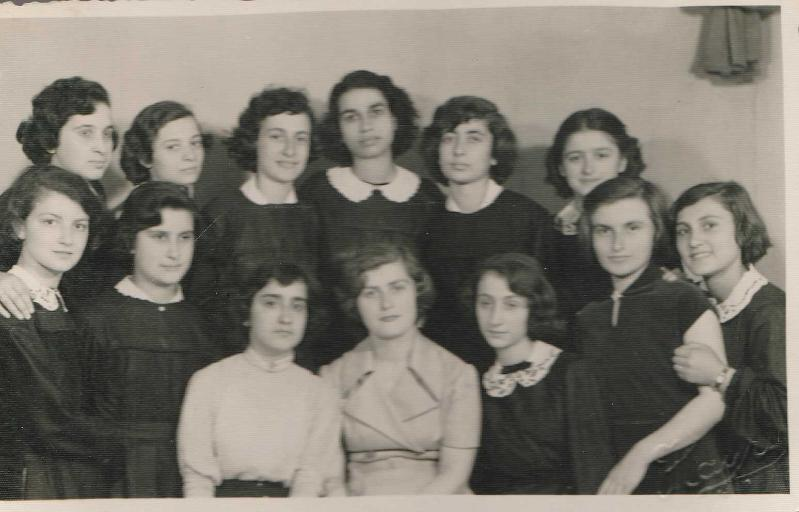
#> input picture faces.jpg, 799 x 512 px, found by its file name
$ python FaceDetection.py
#> lines starting #> are read from the running program, lines starting #| are printed output that depends on the picture; after the words box and inside, x2 and y2 are one past the last pixel; in counts of white or black regions, pixels touching at a corner belong together
#Face Detection
import cv2

faceCascade = cv2.CascadeClassifier("haarcascade_frontalface_default.xml")
img = cv2.imread('Resources/faces.jpg') # you can also try 00000004.jpg and lena.jpg
#> img is the input picture: shape (512, 799, 3); mean B, G, R 109.8, 118.8, 123.6
imgGray = cv2.cvtColor(img,cv2.COLOR_BGR2GRAY)

faces = faceCascade.detectMultiScale(imgGray,1.1,4)
#> faces = 13 rows, first 6: [256, 113, 64, 64], [139, 212, 66, 66], [467, 281, 63, 63], [558, 132, 61, 61], [29, 197, 70, 70], [330, 88, 69, 69]

for(x,y,w,h) in faces:
    cv2.rectangle(img,(x,y),(x+w,y+h),(155,155,0),2)
#> this loop made 13 passes
#> (x, y, w, h) on passes 1 to 12: (256, 113, 64, 64), (139, 212, 66, 66), (467, 281, 63, 63), (558, 132, 61, 61), (29, 197, 70, 70), (330, 88, 69, 69), (153, 123, 60, 60), (429, 114, 66, 66), (583, 201, 74, 74), (665, 201, 70, 70), (350, 263, 70, 70), (249, 278, 68, 68)
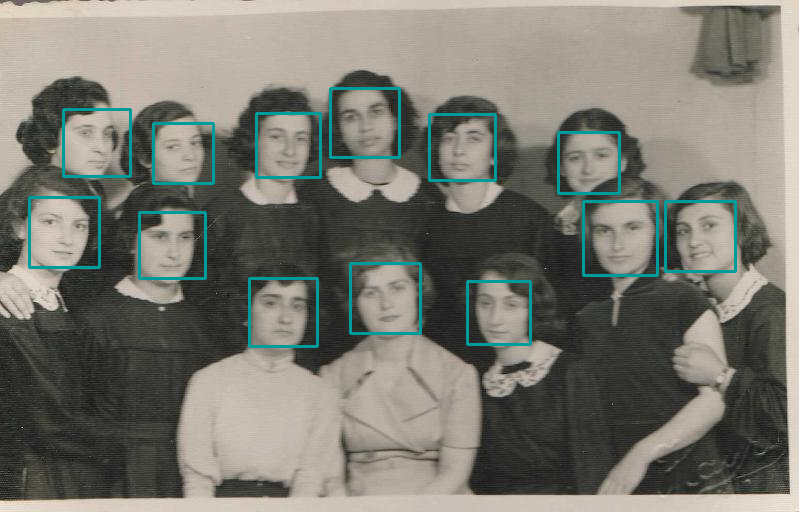
#> img: shape (512, 799, 3); 2.53% of pixels changed, all inside (x1, y1, x2, y2) = (28, 87, 737, 348)

cv2.imshow("Result",img)
cv2.waitKey(0)

$ run again, with 00000004.jpg copied over faces.jpg
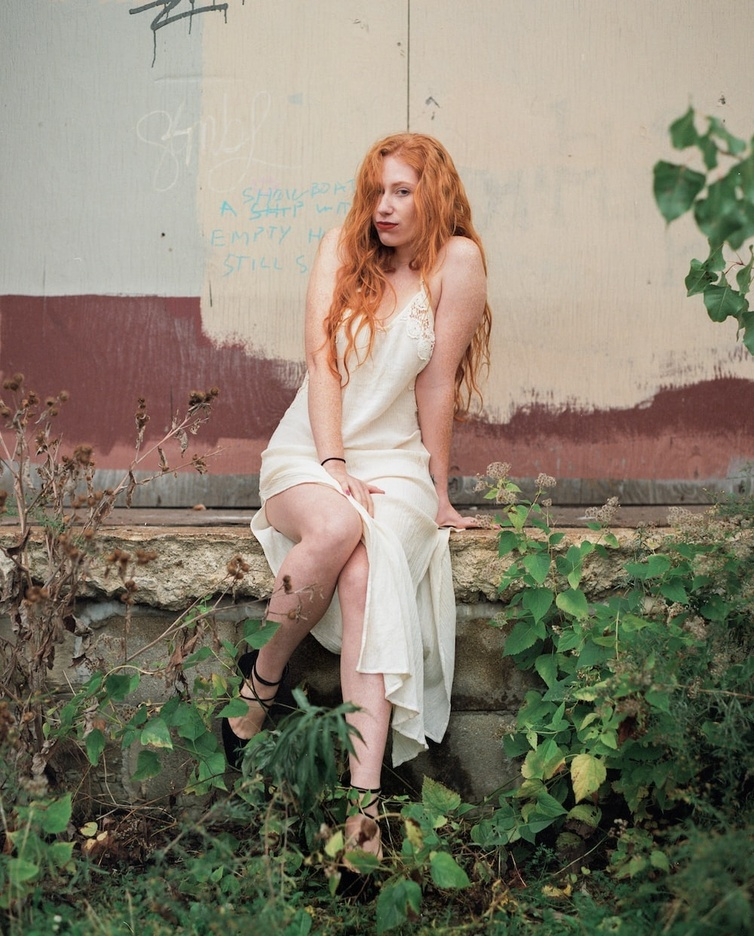
#> input picture 00000004.jpg, 754 x 936 px, shrunk from 1000 x 1241 before the run, found by its file name
#> img is the input picture: shape (936, 754, 3); mean B, G, R 111.4, 128.2, 136
#> `imgGray = cv2.cvtColor(img,cv2.COLOR_BGR2GRAY)`:
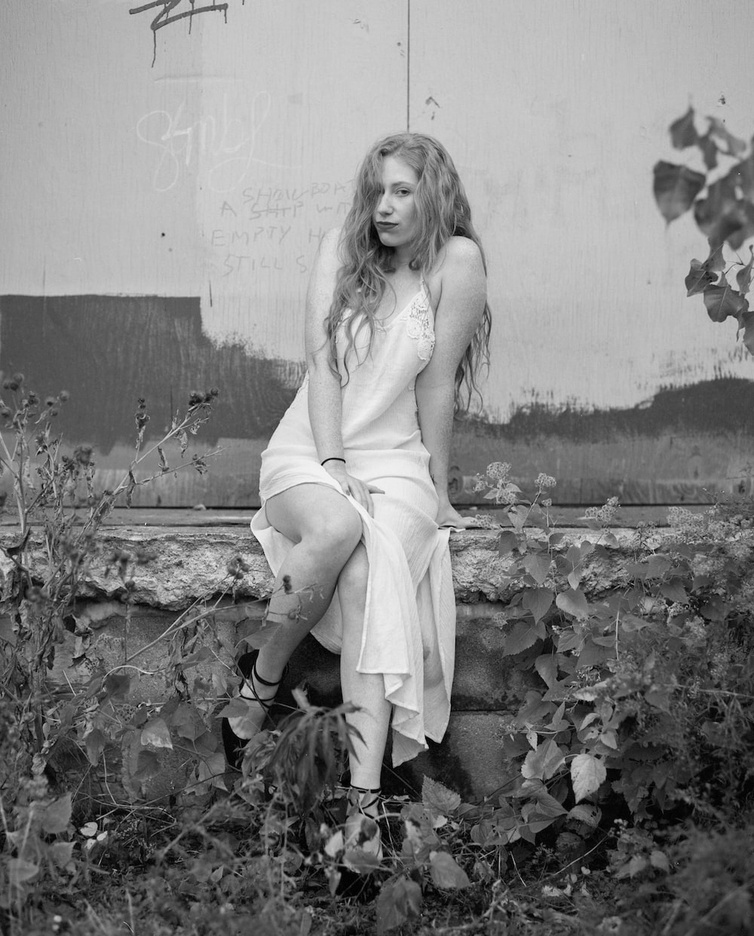
#> imgGray: shape (936, 754); min 0, max 250, mean 128.6
#> faces = [[546, 691, 35, 35], [376, 289, 64, 64], [343, 159, 86, 86]]
#> the loop `for(x,y,w,h) in faces:` made 3 passes
#> after the loop `for(x,y,w,h) in faces:`:
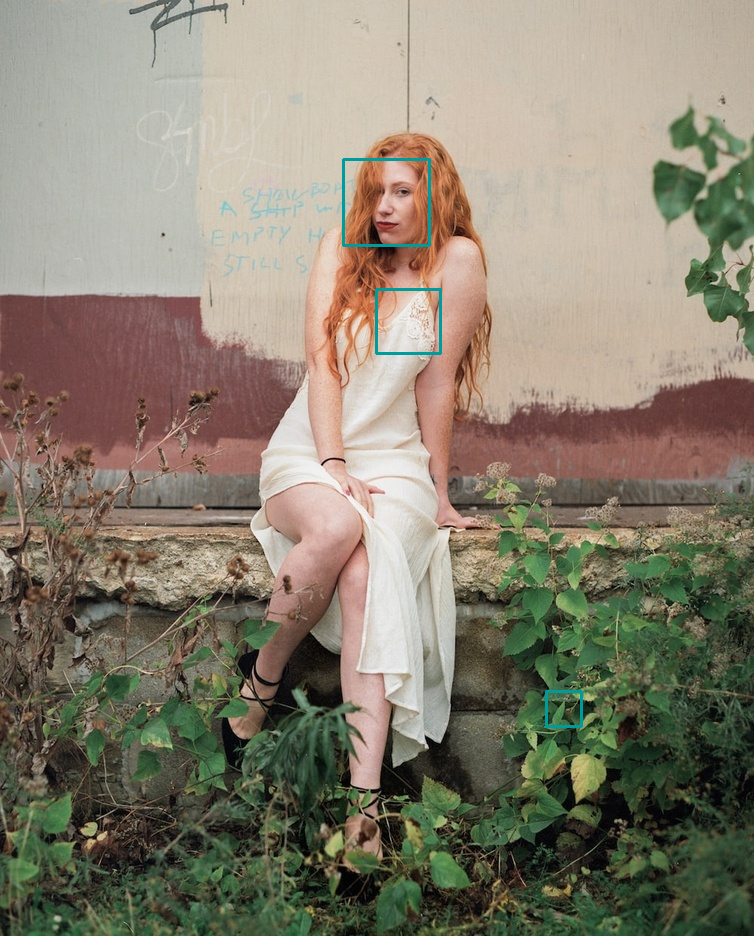
#> img: shape (936, 754, 3); 0.31% of pixels changed, all inside (x1, y1, x2, y2) = (342, 158, 583, 728)
